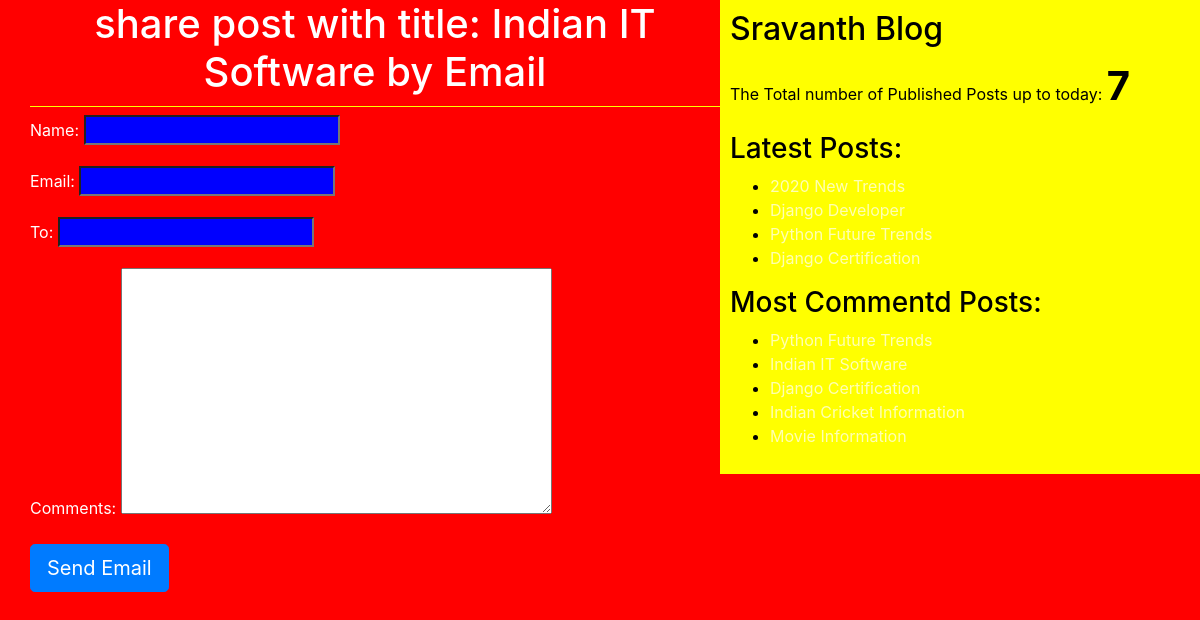
/3/share/, run on the app's committed database.
### blog/models.py (models this page shows, shortened)
class Post(models.Model):
    STATUS_CHOICES = (('draft','Draft'),('published','Published'))
    title = models.CharField(max_length  = 40)
    slug = models.SlugField(max_length=200,unique_for_date='publish')
    author = models.ForeignKey(User, related_name='blog_posts', on_delete=models.CASCADE)
    body = models.TextField()
    publish = models.DateTimeField(default = timezone.now)
    created = models.DateTimeField(auto_now_add=True)
    updated = models.DateTimeField(auto_now=True)
    status = models.CharField(max_length=10,choices = STATUS_CHOICES,default='draft')
    objects = CustomManager()
    tags = TaggableManager()
    class Meta:
        ordering = ('-publish',)
    def get_absolute_url(self):
        return reverse('post_detail',args=[self.publish.year,self.publish.strftime('%m'),self.publish.strftime('%d'),self.slug])

### blog/views.py (the view)
# urls.py: re_path(r'^(?P<id>\d+)/share/$',views.mail_send_view)
def mail_send_view(request,id):
    post = get_object_or_404(Post,id=id,status='published')
    sent = False
    if request.method =='POST':
        form = EmailSendForm(request.POST)
        if form.is_valid():
            cd = form.cleaned_data
            subject = '{} ({}) recommends you to read "{}"'.format(cd['name'],cd['email'],post.title)
            post_url = request.build_absolute_uri(post.get_absolute_url())
            message = 'Read Post At: \n{} \n\n{}\'s Comments:\n{}'.format(post_url,cd['name'],cd['comments'])
            send_mail(subject,message,'Sravanth@blog.com',[cd['to']])
            sent = True
    else:
        form = EmailSendForm()
    return render(request,'blog/sharebyemail.html',{'post':post,'form':form,'sent':sent})

### blog/forms.py
class EmailSendForm(forms.Form):
    name=forms.CharField()
    email=forms.EmailField()
    to=forms.EmailField()
    comments=forms.CharField(required = False,widget=forms.Textarea)

### blog/models.py (called while the page is built)
    def get_queryset(self):
        return super().get_queryset().filter(status='published')

### blog/templatetags/blog_tags.py (called while the page is built)
@register.simple_tag(name='my_tag')
def total_posts():
    return Post.objects.count()

@register.inclusion_tag('blog/latest_posts123.html')
def show_latest_posts(count=3):
    latest_posts = Post.objects.order_by('-publish')[:count]
    return {'latest_posts':latest_posts}

@register.simple_tag #assignment_tag=simple_tag
def get_most_commented_posts(count=5):
    return Post.objects.annotate(total_comments=Count('comments')).order_by('-total_comments')[:count]

### templates/blog/sharebyemail.html (shortened to what this page needs)
{% extends 'blog/base.html' %}
    {% block body %}
    {%if sent%}
       <h1>Email Succesfuly Sent !!!!</h1>
        <h2>Post with the Title:{{post.title}} information shared by Email</h2>
        {% else %}
          <h1>share post with title: {{post.title}} by Email</h1>
             <form method="post">
               {{form.as_p}}
               <input type="submit" class="btn btn-primary btn-lg" value="Send Email">
             </form>
     {% endif%}
    {% endblock %}

### templates/blog/base.html (shortened to what this page needs)
<!DOCTYPE html>
{% load blog_tags %}
{% load static %}
<html lang="en" dir="ltr">
  <head>
    <link rel="stylesheet" href="https://stackpath.bootstrapcdn.com/bootstrap/4.4.1/css/bootstrap.min.css">
    <link rel="stylesheet" href="{% static "css/blog.css" %}">
  </head>
  <body>
    <div class="content">
      {% block body %}
      {% endblock %}
    </div>
    <div class="sidebar">
    <h2>Sravanth Blog</h2>
      <p>The Total number of Published Posts up to today: <span id ="pcount">{% my_tag %}</span>  </p>
      <h3>Latest Posts:</h3>{% show_latest_posts 4%}
      <h3>Most Commentd Posts: </h3>
      {% get_most_commented_posts as most_commented_posts %}
      <ul>
       {% for post in most_commented_posts %}
       <li><a href="{{post.get_absolute_url}}">{{post.title}}</a> </li>
       {% endfor %}
       </ul>
    </div>
  </body>
</html>

### templates/blog/latest_posts123.html
<ul>
  {% for post in latest_posts %}
  <li><a href="{{post.get_absolute_url}}">{{post.title}}</a> </li>
  {% endfor %}
</ul>

### static/css/blog.css (style rules this page uses)
.content { width: 60%; float: left; padding: 0 0 0 30px; background: red; }
.sidebar { width: 40%; float: right; padding: 10px; background: yellow; color: black; }
h1 { text-align: center; border-bottom: 1px solid yellow; padding-bottom: 10px; }
body { color: white; background: red; }
a { color: #ffffb3; }
input { background: blue; color: white; }
#pcount { font-size: 40px; font-weight: bold; }

### data on the page
Post: title "Indian IT Software"
Post: title "2020 New Trends"
Post: title "Django Developer"
Post: title "Python Future Trends"
Post: title "Django Certification"
Post: title "Indian Cricket Information"
Post: title "Movie Information"
